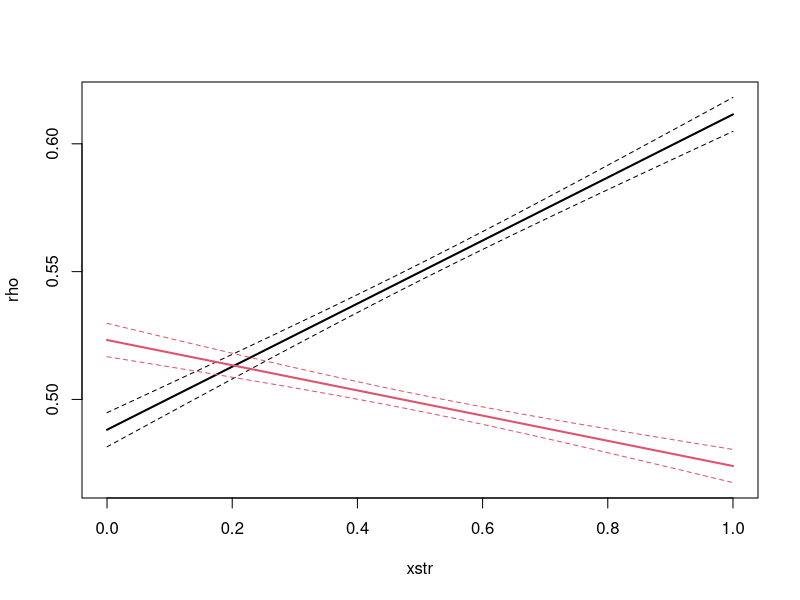
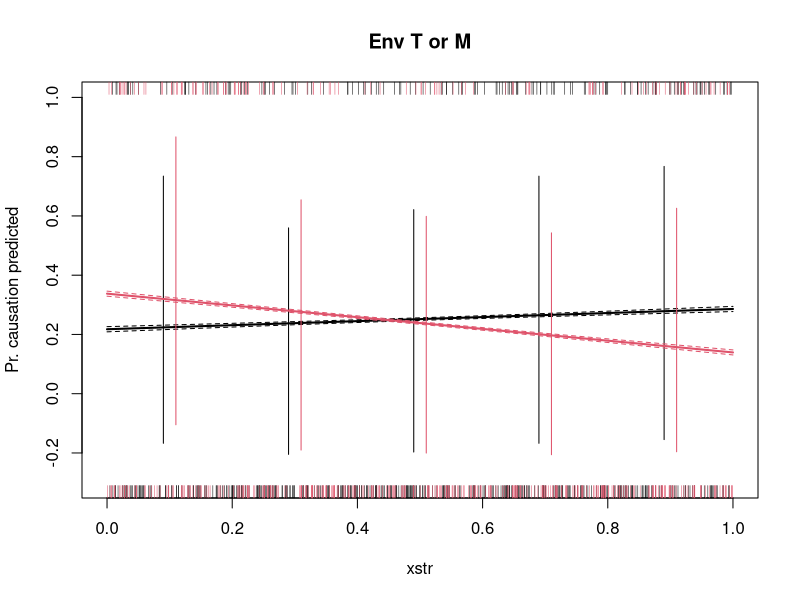

These charts were generated, in order, by the following R code:
setwd("~/Dropbox/Active Work/Sugihara/Metacommunity_CCM/results/")
dat<-read.csv("datout.csv")

head(dat)

mod_T<-glm(Tcause~xstr, data=dat)
mod_M<-glm(Mcause~xstr, data=dat)

summary(mod_T)
summary(mod_M)


summary(mod_rho_T<-lm(Trho~xstr, data=dat))
summary(mod_rho_M<-lm(Mrho~xstr, data=dat))

modtmp<-lm(Trho~log(xstr), data=dat)

xstr<-seq(0, 1, by=0.001)
Tfit<-predict(mod_rho_T, newdata=data.frame(xstr=xstr), interval="confidence")
Mfit<-predict(mod_rho_M, newdata=data.frame(xstr=xstr), interval="confidence")

#Rho plots
matplot(xstr, cbind(Tfit, Mfit), lty=c(1,2,2), lwd=c(2,1,1), col=c(1,1,1,2,2,2), xlab="xstr", ylab="rho", type="l")

##Prob plots
plot(c(0, 1), c(-0.3,1), type="n", xlab="xstr", ylab="Pr. causation predicted", main="Env T or M")
subs<-sample(1:nrow(dat), 500, rep=F)
with(dat, rug(xstr[Tcause==0][subs]))
with(dat, rug(xstr[Tcause==1][subs], side=3))
Tcfit<-predict(mod_T, newdat=data.frame(xstr=xstr), se=TRUE)
matlines(xstr, cbind(Tcfit$fit, Tcfit$fit-Tcfit$se.fit, Tcfit$fit+Tcfit$se.fit), lwd=c(2,1,1), lty=c(1,2,2), col=1)

sd_levels<-cut(dat$xstr, 5)
sdseq<-c(0.1,0.3,0.5,0.7,0.9)
plotdat<-t(matrix(nrow=3, data=unlist(tapply(dat$Tcause, sd_levels, function(x) cbind(mean(x), mean(x)-sd(x), mean(x)+sd(x))))))

segments(sdseq-0.01, plotdat[,2], sdseq-0.01, plotdat[,3])


subs<-sample(1:nrow(dat), 500, rep=F)
with(dat, rug(xstr[Mcause==0][subs], col=2))
with(dat, rug(xstr[Mcause==1][subs], side=3, col=2))
Mcfit<-predict(mod_M, newdat=data.frame(xstr=xstr), se=TRUE)
matlines(xstr, cbind(Mcfit$fit, Mcfit$fit-Mcfit$se.fit, Mcfit$fit+Mcfit$se.fit), lwd=c(2,1,1), lty=c(1,2,2), col=2)

sd_levels<-cut(dat$xstr, 5)
sdseq<-c(0.1,0.3,0.5,0.7,0.9)
plotdat<-t(matrix(nrow=3, data=unlist(tapply(dat$Mcause, sd_levels, function(x) cbind(mean(x), mean(x)-sd(x), mean(x)+sd(x))))))

segments(sdseq+0.01, plotdat[,2], sdseq+0.01, plotdat[,3], col=2)
par(xpd=TRUE)
legend(0.1, 1.6, c("T", "M"), lty=1, col=c(1,2), lwd=2)